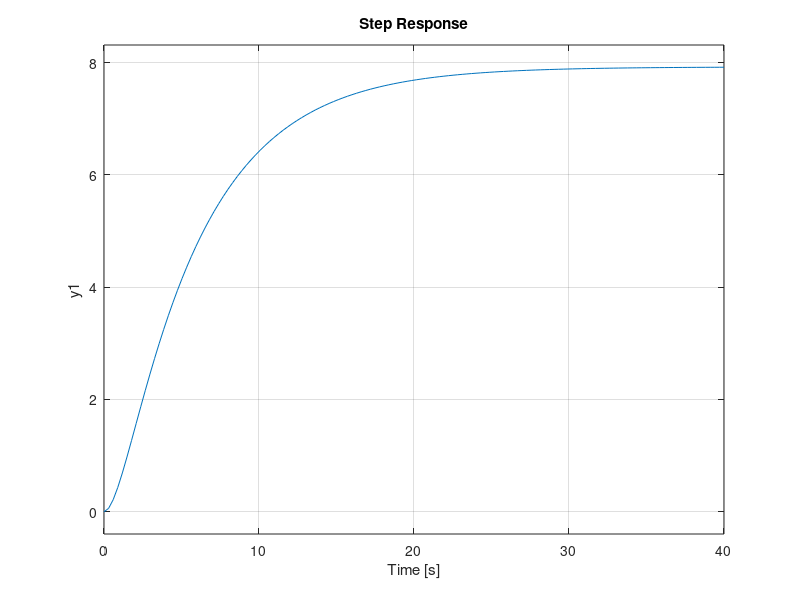
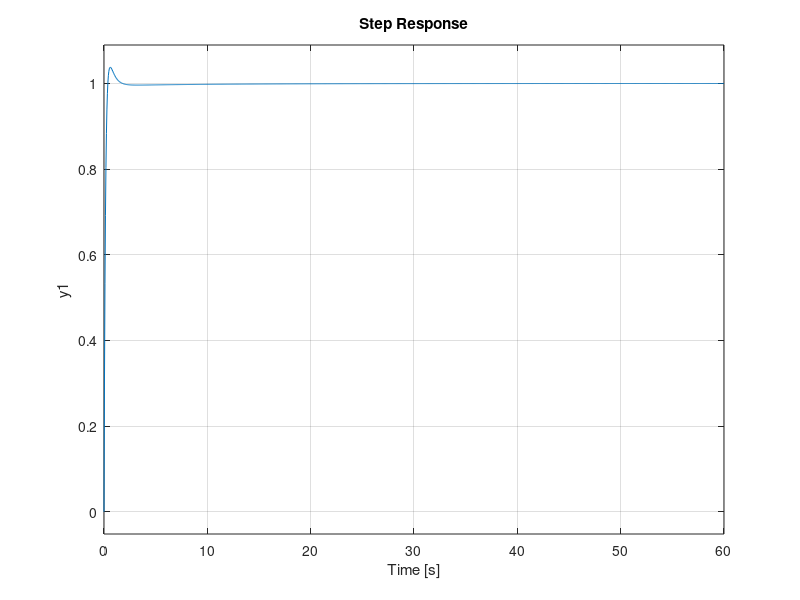

Here is the MATLAB script that generated these plots, in order: (Note: this script raises an error after producing the figures.)
close all
num=4.2
den=[2.7 3.36 0.53]
G=tf(num,den)
step(G)
figure
grid on

% pzmap(G) %Malha aberta
% figure
% p=roots(den)

%Resposta frequência
bode(G)%Malha aberta

%% Controlador PID - tentativa e erro
Kp(1)=10;
Ki(1)=1;
Kd(1)=5;


% numC=[Kd(1) Kp(1) Ki(1)];
% denC=[1 0];
% C=tf(numC,denC);
% T=feedback(C*G,1);
% step(T);
% legend('Sistema com PID - TE')
% grid on
% stepinfo(T)

%% Controlador PID - ZN
Kp(2)=2.245;
Ki(2)=2.134;
Kd(2)=0.590;


%C=pid(Kp,Ki,Kd,1e6);
% numC=[Kd(2) Kp(2) Ki(2)];
% denC=[1 0];
% C=tf(numC,denC);
% T=feedback(C*G,1);
% step(T);
% legend('Sistema com PID - ZN')
% grid on
% stepinfo(T)

%% Controlador PID - CC
Kp(3)=2.557;
Ki(3)=2.000;
Kd(3)=0.491;


% numC=[Kd(3) Kp(3) Ki(3)];
% denC=[1 0];
% C=tf(numC,denC);
% T=feedback(C*G,1);
% step(T);
% legend('Sistema com PID - ZN')
% grid on
% stepinfo(T)

%% Controlador PID - GA
Kp(4)=15;
Ki(4)=1.561;
Kd(4)=7.5;


% numC=[Kd(4) Kp(4) Ki(4)];
% denC=[1 0];
% C=tf(numC,denC);
% T=feedback(C*G,1);
% step(T);
% legend('Sistema com PID - ZN')
% grid on
% stepinfo(T)

%% Controlador PID - ACO
Kp(5)=14.8591;
Ki(5)=2.2215;
Kd(5)=7.4709;


% numC=[Kd(5) Kp(5) Ki(5)];
% denC=[1 0];
% C=tf(numC,denC);
% T=feedback(C*G,1);
% step(T);
% legend('Sistema com PID - ZN')
% grid on
% stepinfo(T)


%%
for i=1:5
numC=[Kd(i) Kp(i) Ki(i)];
denC=[1 0];
C=tf(numC,denC);
T=feedback(C*G,1);
step(T);
hold on
grid on
disp(strcat('Controlador PID - ', num2str(i)))
stepinfo(T)
end
legend('Sistema com PID-1','Sistema com PID-2','Sistema com PID-3','Sistema com PID-4','Sistema com PID-5')

%bode(C*G) %Malha fechada
%rlocus(C*G) %Malha fechada - Sistema realimentado com PID
%T=feedback(C*G);
%figure
%[y,t]=step(T)
%plot(t,y)
%grid on
%legend('Resposta de malha fechada')